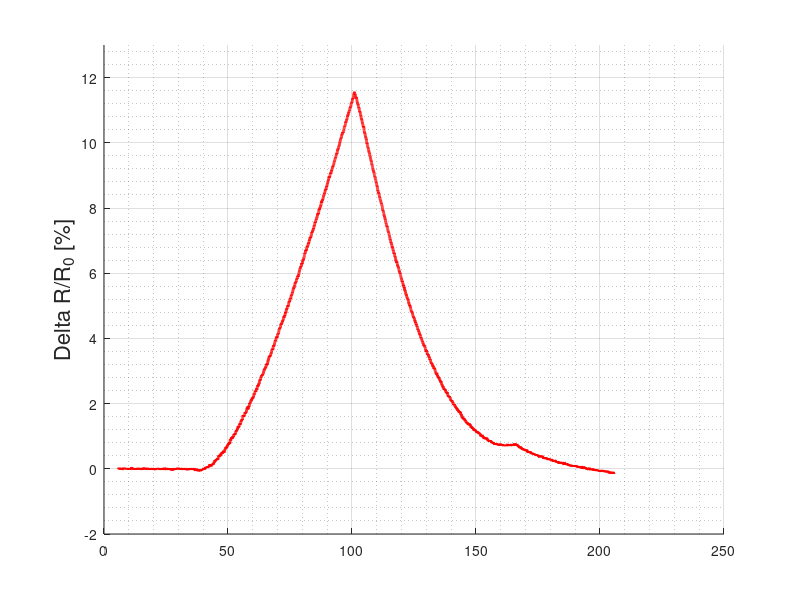

MATLAB code for this plot: (Note: this script raises an error after producing the figure.)
clear,clc,close all

%read data from labview file
Fid1 = fopen('Experimental_Electrode_Voltage_Data_30uA_Current.txt','r');
tline = fgets(Fid1);
elecdata = textscan(Fid1, '%f%f', 'Delimiter', ' ');
fclose(Fid1);

%separate data into matrices
time = elecdata{1,1};
voltage = elecdata{1,2};

%calculate resistance using ohms law
resistance = voltage./(30*10^(-6));

%find baseline resistance lazy way
R0 = 0;
ctr = 0;
for x = 30:60
    R0 = R0 + resistance(x);
    ctr = ctr + 1;
end

%R0 is average of first few readings
R0 = R0 / ctr;

%read data from microstrain daq
Fid2 = fopen('Strain.txt','r');
tline = fgets(Fid2);
strain = textscan(Fid2, '%f%s%f%f', 'Delimiter', ' ');
fclose(Fid2);

scan = strain{1,1};
straintimestr = strain{1,2};

straintime = zeros(length(straintimestr),1);

%convert time to seconds in strain file
for x = 1:length(straintimestr)
    string = straintimestr{x,1};
    straintime(x) = str2double(string(end-6)) * 60 + str2double(string(end-4)) * 10 ...
        + str2double(string(end-3)) * 1 + str2double(string(end-1)) * .1 ...
        + str2double(string(end)) * .01;
end

microstrain = strain{1,3};
highlevel = strain{1,4};

figure();
hold on
grid on
grid minor

normDeltaR = 100*(resistance(20:end)-R0)./R0;
plot(time(20:end) + 5.65,normDeltaR,'r','Linewidth',2)
ylabel("\Delta R/R_0 [%]", 'FontSize', 16)
ylim([-2,13])

yyaxis right
ylabel("strain [\mu \epsilon]", 'FontSize', 18)
plot(straintime,microstrain,'b','Linewidth',2)
xlabel("time (seconds)")
ylim([-1000,3550])

legend("Resistance","Strain");
title("Change in Resistance and Strain vs Time for Wet Mixed TPU");

xlim([0,200])

ax = gca;
ax.YAxis(1).Color = 'k';
ax.YAxis(2).Color = 'k';


%find max value of strain measurement
[M1,I1] = max(microstrain);

%find max value of change in resistance
[M2,I2] = max(100*(resistance-R0)./R0);

fprintf("Max strain at time %.3fs with %d ustrain\n",straintime(I1),M1);
fprintf("Max normalized delta R at time %.3fs with %.3f delta R\n",time(I2),M2);


figure()
hold on
grid on
grid minor

straintruncated = microstrain(1:end-5632);
title("Change in Resistance vs Strain for Wet Mixed TPU");
xlabel("strain [\mu \epsilon]", 'FontSize', 18)
ylabel("\Delta R/R_0 [%]", 'FontSize', 16)

cutoffidx = 9550;
plot(straintruncated(1:cutoffidx),normDeltaR(1:cutoffidx),'r','Linewidth',2)
plot(straintruncated(cutoffidx:end),normDeltaR(cutoffidx:end),'b','Linewidth',2)
legend("Loading","Unloading");

P = polyfit(straintruncated(1:cutoffidx),normDeltaR(1:cutoffidx),1);
fprintf("loading gauge factor = %.3f\n",(100*(P(1))))
P = polyfit(straintruncated(cutoffidx:end),normDeltaR(cutoffidx:end),1);
fprintf("unloading gauge factor = %.3f\n",(100*(P(1))))
